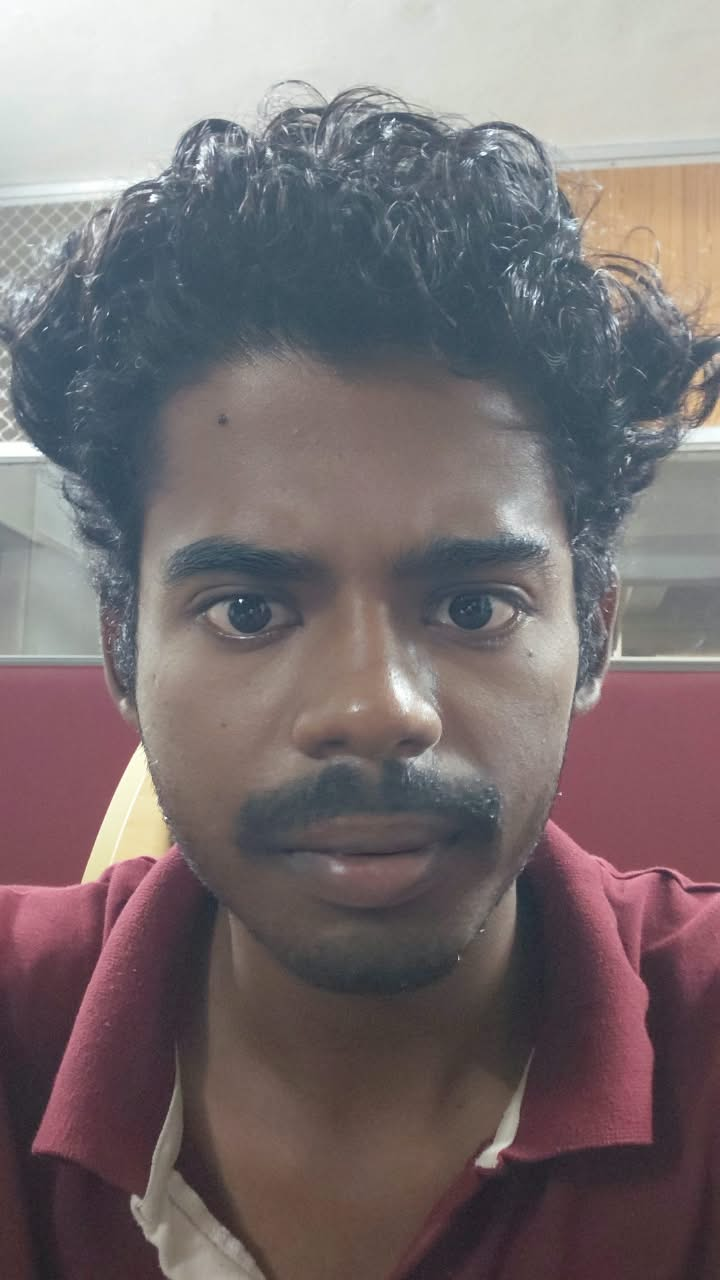
#> input picture WhatsApp Image 2026-09-19 at 6.55.16 PM.jpeg, 720 x 1280 px
$ python -i forensic.py   (imports and definitions only)
#> lines starting #> are read from the running program, lines starting #| are printed output that depends on the picture; after the words box and inside, x2 and y2 are one past the last pixel; in counts of white or black regions, pixels touching at a corner belong together
import cv2
import numpy as np
from PIL import Image, ImageChops, ImageEnhance
import piexif

def analyze_metadata(image_path: str) -> list:
    flags = []
    try:
        exif_dict = piexif.load(image_path)
        # Check the 'Software' tag (0x0131 in the 0th IFD)
        if "0th" in exif_dict and piexif.ImageIFD.Software in exif_dict["0th"]:
            software = exif_dict["0th"][piexif.ImageIFD.Software].decode('utf-8', 'ignore')
            if any(sus in software.lower() for sus in ['photoshop', 'gimp', 'canva', 'paint']):
                flags.append(f"Suspicious Software Metadata: {software}")
    except Exception:
        pass # Many images have no EXIF data, which is fine
    return flags

def run_ela_and_localize(image_path: str, quality: int = 90, threshold: int = 50):
#> called with quality = 90, threshold = 50
    try:
        # 1. Resave the image at a known quality level
        original = Image.open(image_path).convert('RGB')
#> original is the input picture: PIL image 720x1280 RGB; mean R, G, B 120.8, 110.8, 112.9
        resaved_path = "temp_resaved.jpg"
        original.save(resaved_path, 'JPEG', quality=quality)
        resaved = Image.open(resaved_path)

        # 2. Find the pixel differences (edited pixels compress differently)
        ela_diff = ImageChops.difference(original, resaved)
        extrema = ela_diff.getextrema()
#> extrema = ((0, 9), (0, 7), (0, 11))
        max_diff = max([ex[1] for ex in extrema])
#> max_diff = 11

        # Amplify the hidden differences so OpenCV can see them
        scale = 255.0 / max_diff if max_diff != 0 else 1.0
#> scale = 23.18
        ela_enhanced = ImageEnhance.Brightness(ela_diff).enhance(scale)
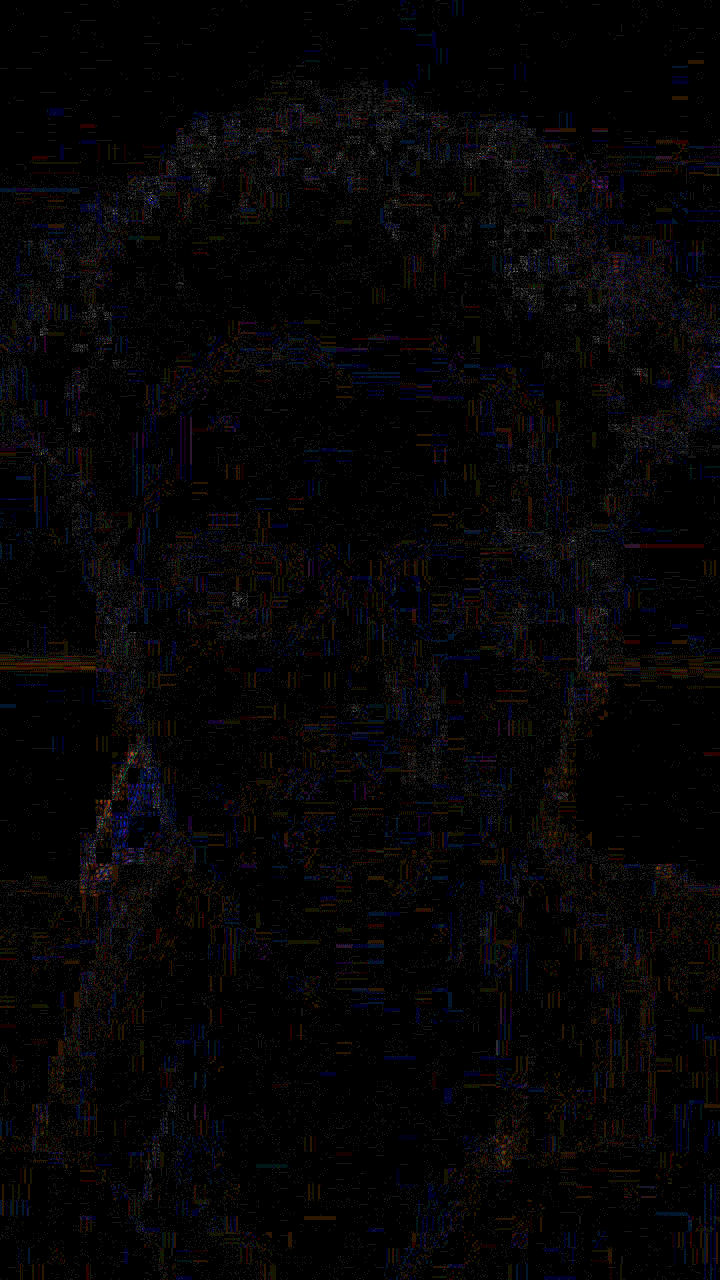
#> ela_enhanced: PIL image 720x1280 RGB; mean R, G, B 5.3, 4.4, 5.3

        # 3. Convert to OpenCV format to draw bounding boxes
        ela_cv = np.array(ela_enhanced)
        gray = cv2.cvtColor(ela_cv, cv2.COLOR_RGB2GRAY)

        # Filter out background noise
        _, thresh = cv2.threshold(gray, threshold, 255, cv2.THRESH_BINARY)
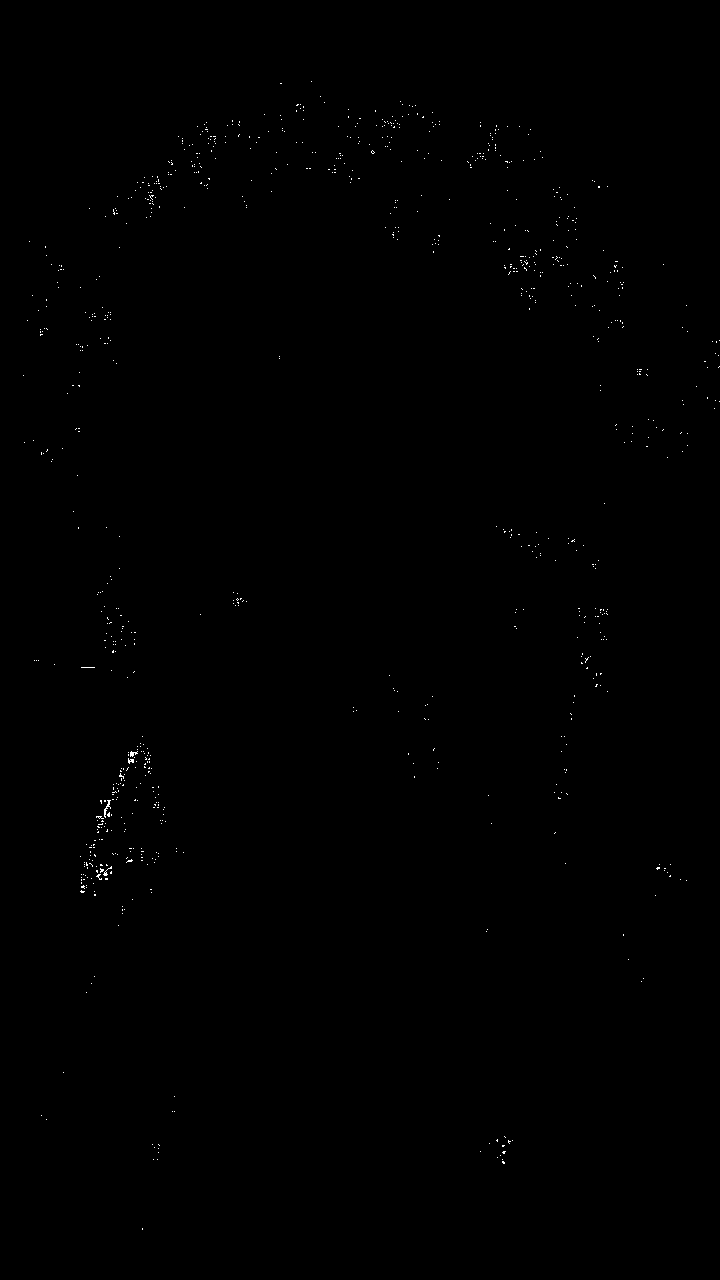
#> thresh: shape (1280, 720); 0.17% white in thin lines or dots, all inside (x1, y1, x2, y2) = (23, 81, 720, 1230)

        # Group edited pixels into blocks
        kernel = cv2.getStructuringElement(cv2.MORPH_RECT, (15, 15))
        closed = cv2.morphologyEx(thresh, cv2.MORPH_CLOSE, kernel)
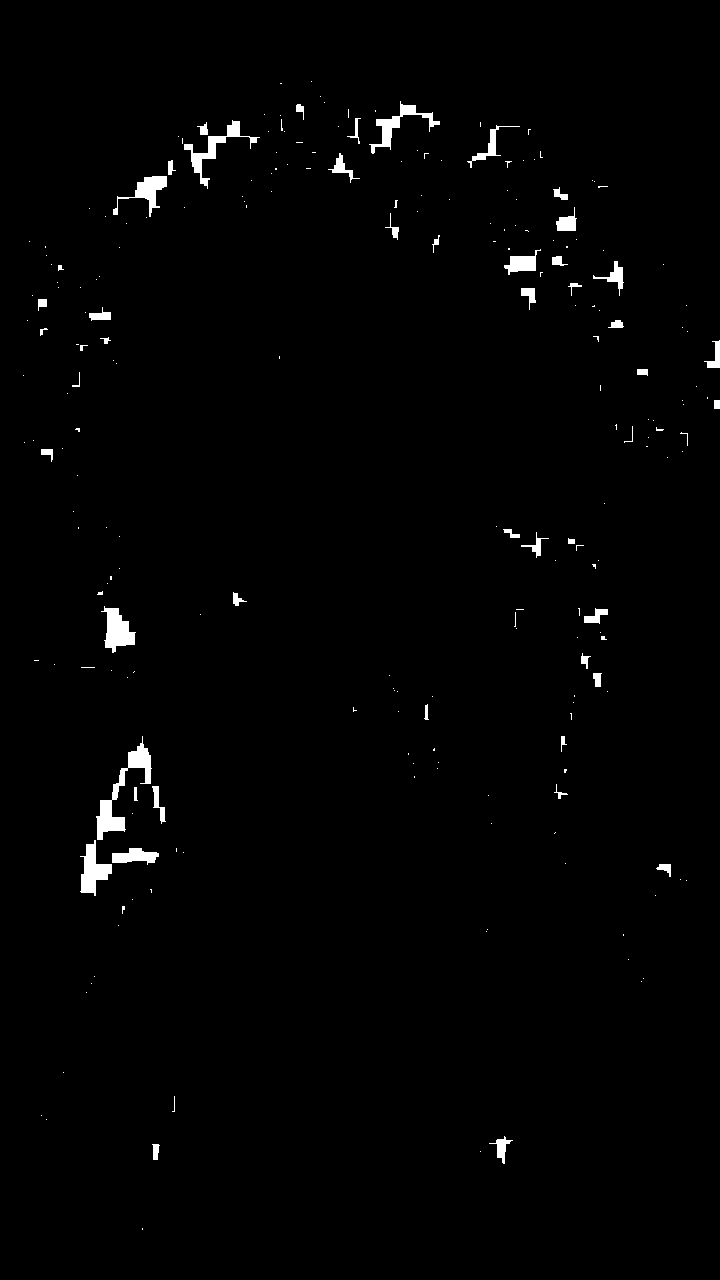
#> closed: shape (1280, 720); 1.2% white; 232 white regions (181 under 20 px)

        contours, _ = cv2.findContours(closed, cv2.RETR_EXTERNAL, cv2.CHAIN_APPROX_SIMPLE)
#> contours = 232 contours, 188 with area under 20; largest, box (x1, y1, x2, y2) and area: (96, 736, 152, 840) 1234, (101, 606, 136, 653) 800, (80, 840, 112, 896) 786, (184, 120, 260, 189) 710, (369, 101, 440, 154) 645
        suspicious_boxes = []
        h_img, w_img = gray.shape
#> h_img = 1280; w_img = 720

        for cnt in contours:
            x, y, w, h = cv2.boundingRect(cnt)
            # Ignore tiny specks and the outer border of the image
            if 30 < w < w_img * 0.9 and 30 < h < h_img * 0.9:
                area = int(w * h)
                suspicious_boxes.append({
                    "bbox": [int(y), int(x), int(y + h), int(x + w)], # ymin, xmin, ymax, xmax
                    "area": area,
                    "severity": "HIGH" if area > 4000 else "MEDIUM"
                })
#> this loop made 232 passes
#> (x, y, w, h, area) on passes 30, 46, 76, 153, 193, 217, 220, 229: (80, 840, 32, 56, 1792), (96, 736, 56, 104, 5824), (101, 606, 35, 47, 1645), (593, 261, 31, 35, 1085), (113, 176, 54, 41, 2214), (467, 125, 53, 43, 2279), (184, 120, 76, 69, 5244), (369, 101, 71, 53, 3763)
#> (x, y, w, h) on passes 2 to 7: (480, 1151, 1, 1), (152, 1144, 8, 16), (489, 1136, 24, 28), (46, 1119, 1, 1), (41, 1115, 1, 1), (172, 1096, 3, 16)
#> after the loop, suspicious_boxes = 8 items

        return True, suspicious_boxes
    except Exception as e:
        print(f"ELA Error: {e}")
        return False, []

def analyze_forensics(image_path: str) -> dict:
    metadata_flags = analyze_metadata(image_path)
    ela_success, regions = run_ela_and_localize(image_path)

    return {
        "metadata_flags": metadata_flags,
        "ela_anomaly_detected": len(regions) > 0,
        "suspicious_regions": regions
    }

>>> result = run_ela_and_localize('../WhatsApp Image 2026-09-19 at 6.55.16 PM.jpeg')

$ run again, on selfie one.jpeg
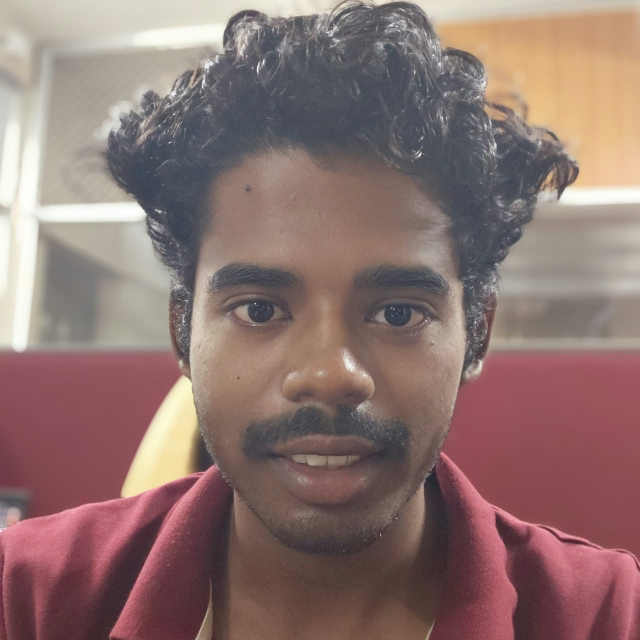
#> input picture selfie one.jpeg, 1280 x 1280 px (shown at 1/2 size)
#> in run_ela_and_localize, original is the input picture: PIL image 1280x1280 RGB; mean R, G, B 141, 115.1, 111.4
#> extrema = ((0, 8), (0, 7), (0, 7))
#> max_diff = 8
#> scale = 31.88
#> in run_ela_and_localize, `_, thresh = cv2.threshold(gray, threshold, 255, cv2.THRESH_BINARY)`:
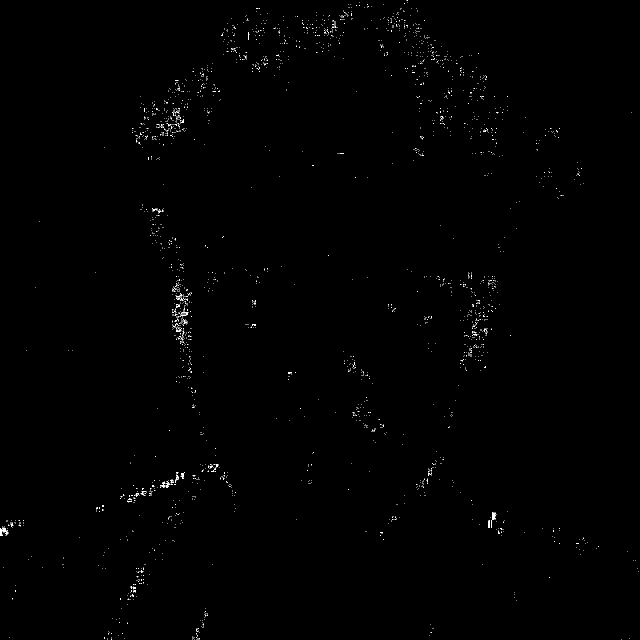
#> thresh: shape (1280, 1280) (shown at 1/2 size); 0.33% white in thin lines or dots
#> in run_ela_and_localize, `closed = cv2.morphologyEx(thresh, cv2.MORPH_CLOSE, kernel)`:
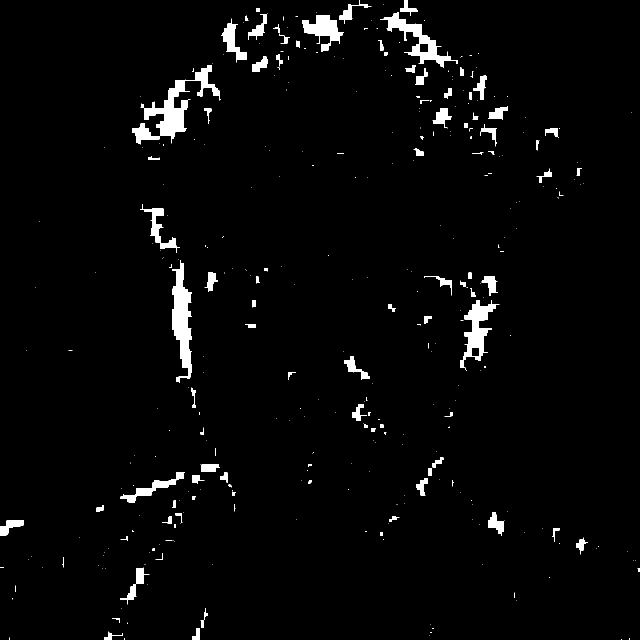
#> closed: shape (1280, 1280) (shown at 1/2 size); 2.8% white; 355 white regions (254 under 20 px)
#> contours = 355 contours, 268 with area under 20; largest, box (x1, y1, x2, y2) and area: (288, 130, 442, 287) 5372, (344, 520, 384, 766) 4974, (760, 24, 916, 136) 3714, (920, 600, 999, 740) 3628, (604, 30, 688, 104) 2516
#> the loop in run_ela_and_localize, `for cnt in contours:` made 355 passes
#> (x, y, w, h, area) on passes 25, 66, 74, 105, 159, 174, 187, 188: (240, 1135, 59, 74, 4366), (0, 1040, 48, 32, 1536), (976, 1024, 33, 48, 1584), (240, 944, 130, 62, 8060), (688, 712, 52, 48, 2496), (920, 600, 79, 140, 11060), (963, 552, 33, 40, 1320), (848, 552, 56, 39, 2184)
#> after the loop in run_ela_and_localize, `for cnt in contours:`: suspicious_boxes = 21 items

$ run again, on test_passport_selfie.jpg
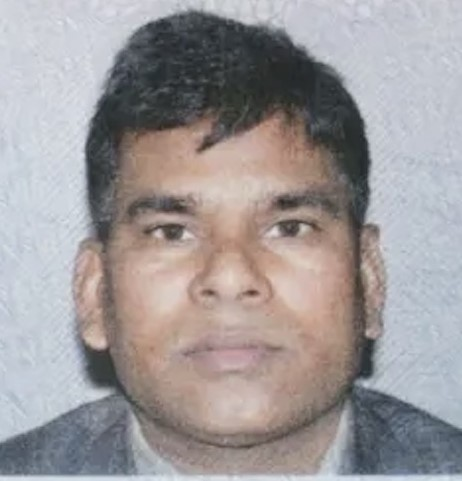
#> input picture test_passport_selfie.jpg, 462 x 481 px
#> in run_ela_and_localize, original is the input picture: PIL image 462x481 RGB; mean R, G, B 158.2, 153.3, 154.4
#> extrema = ((0, 2), (0, 2), (0, 2))
#> max_diff = 2
#> scale = 127.5
#> in run_ela_and_localize, `_, thresh = cv2.threshold(gray, threshold, 255, cv2.THRESH_BINARY)`:
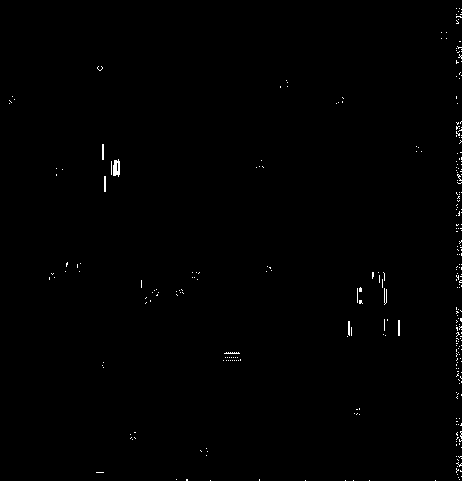
#> thresh: shape (481, 462); 0.44% white in thin lines or dots
#> in run_ela_and_localize, `closed = cv2.morphologyEx(thresh, cv2.MORPH_CLOSE, kernel)`:
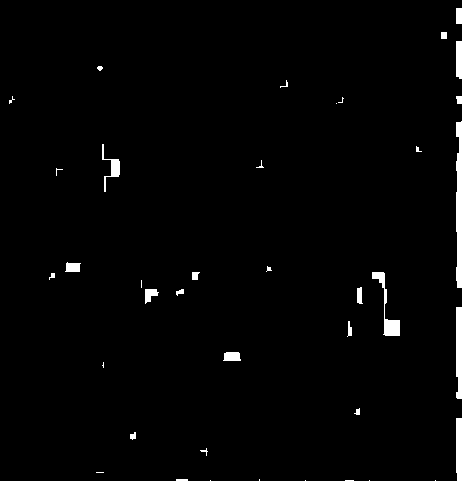
#> closed: shape (481, 462); 1.7% white; 39 white regions (17 under 20 px)
#> contours = 39 contours, 22 with area under 20; largest, box (x1, y1, x2, y2) and area: (456, 121, 462, 288) 706, (456, 307, 462, 399) 424, (372, 272, 400, 336) 360, (456, 418, 462, 481) 302, (456, 41, 462, 79) 180
#> the loop in run_ela_and_localize, `for cnt in contours:` made 39 passes
#> (x, y, w, h) on passes 1, 2, 4, 5, 9, 10, 11, 12: (435, 480, 1, 1), (369, 480, 1, 1), (305, 480, 1, 1), (210, 480, 1, 1), (200, 448, 8, 8), (130, 432, 6, 8), (456, 418, 6, 63), (354, 408, 6, 7)
#> after the loop in run_ela_and_localize, `for cnt in contours:`: suspicious_boxes = []
#> result = (True, [])
